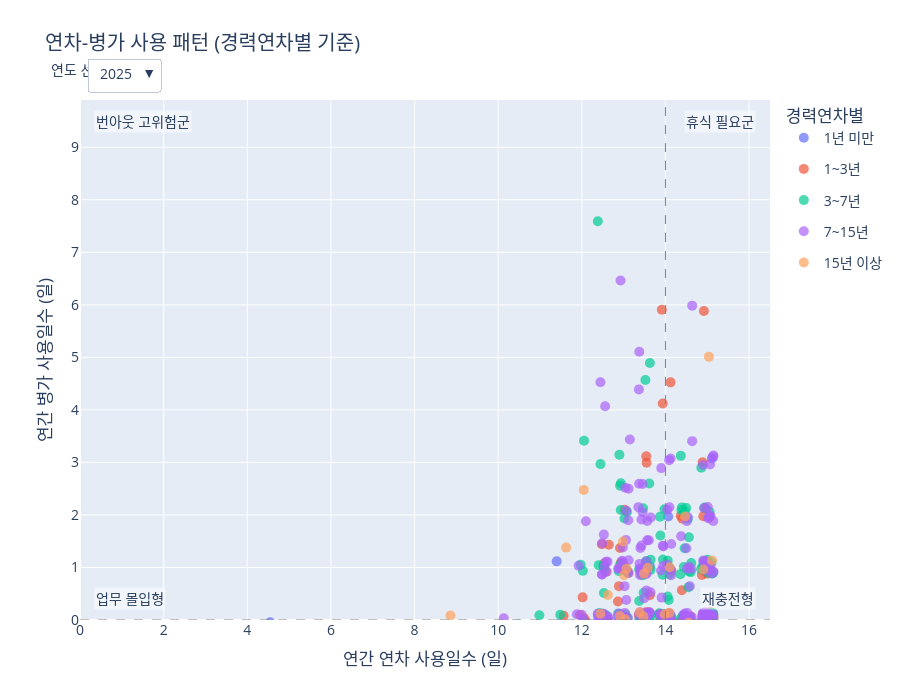

Notebook code cell kept with this figure:
### Code cell
# 2. 필요한 모듈 임포트
import pandas as pd
import plotly.graph_objects as go
import plotly.io as pio
from IPython.display import display

from services.data_preparer import prepare_proposal_18_data
from services.proposal_views.proposal_18_view import create_figure_and_df

# --- 테스트 실행 ---

# 1. app.py의 역할 (1): 데이터 준비 함수를 호출하여 필요한 데이터를 미리 로드합니다.
print("Step 1: `data_preparer`를 통해 분석용 데이터와 순서 정보를 준비합니다...")
# 글로벌 필터는 모두 기본값('전체')으로 호출
data_bundle = prepare_proposal_18_data() 
analysis_df = data_bundle.get("analysis_df", pd.DataFrame())
order_map = data_bundle.get("order_map", {})
print(" -> 데이터 준비 완료!")


# 2. app.py의 역할 (2): 사용자가 Streamlit 위젯을 통해 필터를 선택했다고 가정합니다.

# 2-1. app.py에 있을 차원 설정(Dimension Config) 정의
DIMENSION_CONFIG = {
    '부서별': {'type': 'hierarchical', 'top': 'DIVISION_NAME', 'sub': 'OFFICE_NAME'},
    '직무별': {'type': 'hierarchical', 'top': 'JOB_L1_NAME', 'sub': 'JOB_L2_NAME'},
    '직위직급별': {'type': 'flat', 'col': 'POSITION_NAME'},
    '성별': {'type': 'flat', 'col': 'GENDER'},
    '연령별': {'type': 'flat', 'col': 'AGE_BIN'},
    '경력연차별': {'type': 'flat', 'col': 'CAREER_BIN'},
    '연봉구간별': {'type': 'flat', 'col': 'SALARY_BIN'},
    '지역별': {'type': 'flat', 'col': 'REGION_CATEGORY'},
    '계약별': {'type': 'flat', 'col': 'CONT_CATEGORY'}
}

# 2-2. 사용자 선택 시뮬레이션
# ----- 테스트하고 싶은 값으로 변경 -----
selected_dimension_ui = '경력연차별'
# 이 뷰는 자체 연도 필터를 가지므로, app.py의 drilldown_selection은 사용하지 않습니다.
# -----------------------------------

print(f"Step 2: 사용자가 '{selected_dimension_ui}' 차원을 선택했습니다.")


# 3. app.py의 역할 (3): view 함수에 준비된 모든 데이터와 필터 값을 전달하여 결과물 생성
print("Step 3: `view` 모듈을 호출하여 그래프와 요약 테이블을 생성합니다...")
if not analysis_df.empty:
    fig, aggregate_df = create_figure_and_df(
        analysis_df=analysis_df, 
        dimension_ui_name=selected_dimension_ui, 
        dimension_config=DIMENSION_CONFIG,
        order_map=order_map
    )
    print(" -> 생성 완료!")
else:
    print(" -> 분석할 데이터가 없어 빈 결과물을 생성합니다.")
    fig, aggregate_df = go.Figure(), pd.DataFrame()


# --- 결과 확인 ---

# 4. ipynb에서 생성된 그래프를 확인합니다.
print("\n--- [결과 1] 생성된 Plotly 그래프 ---")
# pio.renderers.default = 'vscode' 
fig.show()

# 5. ipynb에서 생성된 요약 테이블(aggregate_df)을 확인합니다.
print(f"\n--- [결과 2] 생성된 요약 테이블 ---")
display(aggregate_df)

### Figure 1 — Plotly figure (JSON) as saved in the notebook; plotly's stock layout.template omitted (floating-point values rounded to 4 significant figures; data arrays with more than 128 entries replaced by an {"elided": "..."} marker saying what was removed)
{"data": [{"customdata": {"elided": "30x5 mixed values"}, "hovertemplate": "<b>%{customdata[0]}</b> (ID: %{customdata[1]})<br>연차: %{customdata[2]}일<br>병가: %{customdata[3]}일<br>경력연차별: %{customdata[4]}<extra></extra>", "legendgroup": "1년 미만", "marker": {"color": "#636EFA", "opacity": 0.7, "size": 10}, "mode": "markers", "name": "1년 미만", "showlegend": true, "type": "scatter", "visible": true, "x": [14.99, 13.64, 14.37, 13.41, 13.39, 14.41, 13.37, 14.56, 12.1, 13.63, 13.53, 14.44, 12.89, 15.1, 13.39, 14.88, 4.547, 15.14, 12.49, 14.49, 14.48, 14.07, 13.43, 11.45, 12.9, 15.11, 13.99, 13.51, 11.4, 14.92], "y": [-0.02894, -0.04106, -0.01496, -0.08166, -0.0653, 0.08636, -0.02523, -0.1199, -0.02918, 1.014, 0.01411, -0.005617, -0.01481, -0.001362, -0.1108, 0.09169, -0.04224, 0.9025, 0.1169, -0.07896, -0.123, 1.971, -0.1119, -0.07678, 0.07103, 3.077, 0.02661, 0.0512, 1.117, -0.15]}, {"customdata": {"elided": "88x5 mixed values"}, "hovertemplate": "<b>%{customdata[0]}</b> (ID: %{customdata[1]})<br>연차: %{customdata[2]}일<br>병가: %{customdata[3]}일<br>경력연차별: %{customdata[4]}<extra></extra>", "legendgroup": "1~3년", "marker": {"color": "#EF553B", "opacity": 0.7, "size": 10}, "mode": "markers", "name": "1~3년", "showlegend": true, "type": "scatter", "visible": true, "x": [13.02, 13.88, 13.93, 14.07, 12.53, 15.1, 13.91, 13.47, 14.11, 14.46, 14.06, 13.55, 14.99, 14.95, 14.37, 13.44, 14.9, 13.63, 13.61, 13.51, 13.04, 13.11, 15.07, 13.54, 14.56, 14.6, 13.54, 12.89, 12.49, 14.49, 15.12, 12.86, 13.53, 13.57, 14.89, 15.11, 15.08, 12.57, 13.42, 12.91, 14.9, 12.94, 12.02, 14.93, 14.12, 14.94, 13.38, 12.05, 13.36, 12.65, 14.09, 14.88, 15.08, 14.9, 14.97, 15.15, 13.55, 14.14, 14.94, 12.93, 13.37, 15.0, 14.4, 14.87, 12.48, 12.59, 14.39, 13.88, 13.86, 14.42, 14.95, 14.11, 14.92, 15.09, 13.91, 14.98, 14.0, 11.96, 11.57, 15.0, 12.89, 12.96, 12.55, 13.94, 13.03, 14.07, 13.53, 10.93], "y": [2.1, 0.1078, 0.02929, 0.08978, 1.073, 0.07665, 0.09526, 0.01365, 0.9696, -0.02499, 0.009074, 2.993, 0.9988, 2.129, 1.983, 0.1188, 1.974, 0.4699, 0.1458, -0.11, -0.08629, 0.8997, 0.1498, 3.115, -0.04813, 0.07201, -0.03731, -0.1077, 0.05699, 0.06724, -0.02039, 0.3512, -0.02574, -0.04915, 3.004, 0.04687, -0.09987, 0.9217, 0.8696, 1.371, 0.1154, 1.096, 0.4309, -0.1199, 4.524, 0.9396, 0.03889, 0.03507, -0.1007, 1.434, 0.1284, -0.07166, 0.9505, 0.04081, 0.02164, 0.06304, -0.007432, 0.9378, 0.9422, 1.002, 0.1017, 0.8835, 1.927, 0.8566, 1.442, -0.1118, 0.5684, 0.04996, 0.1112, 0.02368, 0.09546, -0.008925, 5.882, 0.1396, 5.908, 0.1266, 0.04702, 0.09537, 0.0815, 0.00996, 0.6446, -0.1311, 0.07744, 4.123, -0.1456, -0.1437, 0.1461, -0.08499]}, {"customdata": {"elided": "176x5 mixed values"}, "hovertemplate": "<b>%{customdata[0]}</b> (ID: %{customdata[1]})<br>연차: %{customdata[2]}일<br>병가: %{customdata[3]}일<br>경력연차별: %{customdata[4]}<extra></extra>", "legendgroup": "3~7년", "marker": {"color": "#00CC96", "opacity": 0.7, "size": 10}, "mode": "markers", "name": "3~7년", "showlegend": true, "type": "scatter", "visible": true, "x": {"elided": "176 float values"}, "y": {"elided": "176 float values"}}, {"customdata": {"elided": "235x5 mixed values"}, "hovertemplate": "<b>%{customdata[0]}</b> (ID: %{customdata[1]})<br>연차: %{customdata[2]}일<br>병가: %{customdata[3]}일<br>경력연차별: %{customdata[4]}<extra></extra>", "legendgroup": "7~15년", "marker": {"color": "#AB63FA", "opacity": 0.7, "size": 10}, "mode": "markers", "name": "7~15년", "showlegend": true, "type": "scatter", "visible": true, "x": {"elided": "235 float values"}, "y": {"elided": "235 float values"}}, {"customdata": {"elided": "27x5 mixed values"}, "hovertemplate": "<b>%{customdata[0]}</b> (ID: %{customdata[1]})<br>연차: %{customdata[2]}일<br>병가: %{customdata[3]}일<br>경력연차별: %{customdata[4]}<extra></extra>", "legendgroup": "15년 이상", "marker": {"color": "#FFA15A", "opacity": 0.7, "size": 10}, "mode": "markers", "name": "15년 이상", "showlegend": true, "type": "scatter", "visible": true, "x": [14.47, 13.98, 13.01, 12.91, 13.47, 14.09, 13.04, 13.49, 12.44, 12.05, 15.11, 8.858, 15.12, 12.62, 14.56, 12.98, 14.91, 15.04, 14.13, 15.11, 13.38, 13.58, 13.54, 14.1, 11.62, 13.07, 12.97], "y": [1.97, 0.1088, 0.8513, 0.07754, 0.0687, 0.1326, 0.0135, 0.8832, 0.1204, 2.477, -0.1133, 0.08533, -0.1153, 0.4755, -0.05411, 1.495, 0.9616, 5.01, -0.1055, 1.135, 0.1455, 0.993, -0.07784, 1.005, 1.378, 0.978, -0.09908]}, {"customdata": [["권미숙", "E00022", 14, 0, "1년 미만"], ["홍지은", "E00103", 10, 0, "1년 미만"], ["이성진", "E00153", 13.5, 0, "1년 미만"], ["배광수", "E00357", 14, 0, "1년 미만"], ["박준서", "E00401", 14, 0, "1년 미만"], ["정지혜", "E00473", 10.5, 0, "1년 미만"], ["우미영", "E00557", 13.5, 0, "1년 미만"], ["이옥순", "E00694", 14.5, 0, "1년 미만"], ["최예원", "E00761", 13.5, 0, "1년 미만"], ["최지아", "E00831", 15, 1, "1년 미만"]], "hovertemplate": "<b>%{customdata[0]}</b> (ID: %{customdata[1]})<br>연차: %{customdata[2]}일<br>병가: %{customdata[3]}일<br>경력연차별: %{customdata[4]}<extra></extra>", "legendgroup": "1년 미만", "marker": {"color": "#636EFA", "opacity": 0.7, "size": 10}, "mode": "markers", "name": "1년 미만", "showlegend": false, "type": "scatter", "visible": false, "x": [13.94, 9.95, 13.62, 13.91, 14.08, 10.5, 13.55, 14.61, 13.59, 14.86], "y": [0.06151, -0.1234, -0.00859, -0.02893, 0.1136, -0.00925, 0.1488, -0.1433, -0.06498, 1.003]}, {"customdata": {"elided": "88x5 mixed values"}, "hovertemplate": "<b>%{customdata[0]}</b> (ID: %{customdata[1]})<br>연차: %{customdata[2]}일<br>병가: %{customdata[3]}일<br>경력연차별: %{customdata[4]}<extra></extra>", "legendgroup": "1~3년", "marker": {"color": "#EF553B", "opacity": 0.7, "size": 10}, "mode": "markers", "name": "1~3년", "showlegend": false, "type": "scatter", "visible": false, "x": [13.12, 13.91, 14.94, 13.38, 13.96, 13.54, 14.96, 14.41, 12.4, 13.37, 12.44, 12.4, 15.14, 15.03, 12.07, 12.45, 13.64, 15.0, 13.98, 13.6, 13.49, 12.96, 14.51, 15.1, 12.9, 12.95, 14.53, 12.99, 12.11, 12.96, 14.91, 13.88, 12.88, 14.91, 14.87, 14.98, 13.86, 13.64, 12.56, 12.95, 12.38, 14.85, 12.63, 15.04, 13.89, 15.08, 12.08, 13.1, 13.08, 15.13, 14.93, 14.97, 14.87, 14.87, 13.9, 14.0, 15.05, 12.49, 14.64, 14.49, 15.01, 13.52, 14.94, 14.44, 14.08, 13.15, 13.5, 12.9, 13.99, 15.07, 13.08, 15.12, 14.95, 14.13, 15.02, 11.93, 14.97, 13.37, 14.38, 13.4, 15.14, 13.11, 14.5, 14.53, 14.53, 12.9, 14.93, 14.04], "y": [-0.04827, 1.972, -0.008261, 0.07468, 1.088, -0.13, 0.08292, 0.06169, 0.001869, 0.117, -0.007426, 2.117, -0.1176, 0.8757, 1.87, -0.06574, 0.1231, -0.01508, 0.03006, 2.004, -0.1301, -0.1116, 0.1077, -0.08557, 2.976, -0.02008, 0.0485, -0.054, -0.04815, 0.071, 0.1048, 1.127, -0.004658, -0.1052, -0.1454, -0.07361, 2.559, 1.046, 6.954, -0.0697, 2.94, 0.009333, 3.949, -0.01488, 0.08837, 0.9444, -0.08715, 0.04027, 0.1007, 0.0827, -0.06356, 0.0801, 0.9474, -0.08738, 0.103, 0.03007, 0.8592, -0.104, 1.036, 2.948, 0.1323, 0.1205, 1.857, 2.101, 0.9246, 0.07945, 0.1246, 1.974, 1.061, 0.03291, 0.008731, 5.065, 0.1191, 0.9486, 0.9408, 1.034, 0.06802, 0.05226, -0.1084, -0.09008, 0.1342, 1.48, -0.0907, 0.01455, 1.063, 0.002663, 9.134, 1.983]}, {"customdata": {"elided": "186x5 mixed values"}, "hovertemplate": "<b>%{customdata[0]}</b> (ID: %{customdata[1]})<br>연차: %{customdata[2]}일<br>병가: %{customdata[3]}일<br>경력연차별: %{customdata[4]}<extra></extra>", "legendgroup": "3~7년", "marker": {"color": "#00CC96", "opacity": 0.7, "size": 10}, "mode": "markers", "name": "3~7년", "showlegend": false, "type": "scatter", "visible": false, "x": {"elided": "186 float values"}, "y": {"elided": "186 float values"}}, {"customdata": {"elided": "263x5 mixed values"}, "hovertemplate": "<b>%{customdata[0]}</b> (ID: %{customdata[1]})<br>연차: %{customdata[2]}일<br>병가: %{customdata[3]}일<br>경력연차별: %{customdata[4]}<extra></extra>", "legendgroup": "7~15년", "marker": {"color": "#AB63FA", "opacity": 0.7, "size": 10}, "mode": "markers", "name": "7~15년", "showlegend": false, "type": "scatter", "visible": false, "x": {"elided": "263 float values"}, "y": {"elided": "263 float values"}}, {"customdata": {"elided": "30x5 mixed values"}, "hovertemplate": "<b>%{customdata[0]}</b> (ID: %{customdata[1]})<br>연차: %{customdata[2]}일<br>병가: %{customdata[3]}일<br>경력연차별: %{customdata[4]}<extra></extra>", "legendgroup": "15년 이상", "marker": {"color": "#FFA15A", "opacity": 0.7, "size": 10}, "mode": "markers", "name": "15년 이상", "showlegend": false, "type": "scatter", "visible": false, "x": [12.96, 13.57, 12.9, 14.4, 13.38, 15.14, 13.57, 13.49, 14.9, 13.04, 13.61, 13.89, 15.04, 15.01, 15.03, 12.99, 13.13, 14.03, 15.11, 14.89, 12.37, 14.93, 12.36, 11.88, 14.03, 14.0, 14.99, 12.45, 13.42, 14.5], "y": [0.08859, -0.08932, -0.1483, -0.084, 0.9517, 0.0958, 0.0002908, 0.007531, -0.09854, 0.1076, 0.007102, 0.134, -0.1387, 1.129, 1.146, 0.5653, 0.09393, -0.04958, 0.018, 6.047, 1.146, 0.1326, 1.067, 0.08879, -0.06617, 0.8575, 0.9631, 1.095, 2.024, -0.1156]}, {"customdata": [["김미정", "E00015", 13.5, 8, "1년 미만"], ["배광수", "E00357", 4, 0, "1년 미만"], ["홍현우", "E00471", 13, 4.5, "1년 미만"], ["백재현", "E00763", 15, 2, "1년 미만"], ["최지아", "E00831", 15, 1, "1년 미만"], ["윤정수", "E00958", 15, 0, "1년 미만"]], "hovertemplate": "<b>%{customdata[0]}</b> (ID: %{customdata[1]})<br>연차: %{customdata[2]}일<br>병가: %{customdata[3]}일<br>경력연차별: %{customdata[4]}<extra></extra>", "legendgroup": "1년 미만", "marker": {"color": "#636EFA", "opacity": 0.7, "size": 10}, "mode": "markers", "name": "1년 미만", "showlegend": false, "type": "scatter", "visible": false, "x": [13.55, 4.112, 13.13, 15.14, 14.98, 14.87], "y": [8.079, -0.07373, 4.636, 1.902, 0.9912, 0.002701]}, {"customdata": {"elided": "48x5 mixed values"}, "hovertemplate": "<b>%{customdata[0]}</b> (ID: %{customdata[1]})<br>연차: %{customdata[2]}일<br>병가: %{customdata[3]}일<br>경력연차별: %{customdata[4]}<extra></extra>", "legendgroup": "1~3년", "marker": {"color": "#EF553B", "opacity": 0.7, "size": 10}, "mode": "markers", "name": "1~3년", "showlegend": false, "type": "scatter", "visible": false, "x": [14.15, 13.97, 15.04, 13.4, 15.03, 13.64, 13.59, 14.91, 13.4, 12.87, 12.87, 12.85, 12.9, 11.9, 15.07, 14.99, 10.02, 14.44, 13.48, 14.02, 15.05, 13.08, 13.9, 14.87, 15.0, 15.07, 14.5, 13.99, 15.06, 14.96, 13.42, 14.47, 13.45, 15.11, 13.05, 12.54, 13.13, 12.48, 14.89, 14.87, 14.97, 13.59, 13.42, 13.92, 13.95, 13.87, 15.01, 13.14], "y": [-0.08956, 0.9016, -0.1415, 0.1219, -0.0858, 0.4854, -0.0203, 0.09619, 2.143, 0.1367, 1.108, 2.096, 0.1163, -0.04049, 0.9928, 0.1209, 0.1234, 0.9806, 6.996, 0.02703, 1.939, 0.1359, 0.8978, 0.02502, 0.075, 0.1187, 3.548, -0.02887, 0.1114, -0.108, 0.1208, 0.007561, -0.04079, 0.07653, -0.08566, 2.098, -0.1356, 4.113, 0.03425, -0.1286, 0.06762, 0.3705, 0.05363, -0.08067, 0.1057, -0.04074, 5.11, -0.1454]}, {"customdata": {"elided": "192x5 mixed values"}, "hovertemplate": "<b>%{customdata[0]}</b> (ID: %{customdata[1]})<br>연차: %{customdata[2]}일<br>병가: %{customdata[3]}일<br>경력연차별: %{customdata[4]}<extra></extra>", "legendgroup": "3~7년", "marker": {"color": "#00CC96", "opacity": 0.7, "size": 10}, "mode": "markers", "name": "3~7년", "showlegend": false, "type": "scatter", "visible": false, "x": {"elided": "192 float values"}, "y": {"elided": "192 float values"}}, {"customdata": {"elided": "284x5 mixed values"}, "hovertemplate": "<b>%{customdata[0]}</b> (ID: %{customdata[1]})<br>연차: %{customdata[2]}일<br>병가: %{customdata[3]}일<br>경력연차별: %{customdata[4]}<extra></extra>", "legendgroup": "7~15년", "marker": {"color": "#AB63FA", "opacity": 0.7, "size": 10}, "mode": "markers", "name": "7~15년", "showlegend": false, "type": "scatter", "visible": false, "x": {"elided": "284 float values"}, "y": {"elided": "284 float values"}}, {"customdata": {"elided": "31x5 mixed values"}, "hovertemplate": "<b>%{customdata[0]}</b> (ID: %{customdata[1]})<br>연차: %{customdata[2]}일<br>병가: %{customdata[3]}일<br>경력연차별: %{customdata[4]}<extra></extra>", "legendgroup": "15년 이상", "marker": {"color": "#FFA15A", "opacity": 0.7, "size": 10}, "mode": "markers", "name": "15년 이상", "showlegend": false, "type": "scatter", "visible": false, "x": [13.61, 14.63, 13.04, 13.52, 13.95, 12.46, 13.53, 14.87, 13.92, 13.97, 14.4, 13.56, 15.11, 14.98, 15.03, 12.51, 13.85, 13.13, 14.92, 15.07, 12.89, 15.06, 12.88, 13.35, 13.08, 13.41, 12.88, 14.86, 14.99, 13.62, 12.92], "y": [-0.05356, -0.05064, 0.3856, -0.07147, 0.003777, -0.02714, -0.04228, -0.09648, 1.062, -0.09175, 0.1105, 1.001, 1.086, 0.07787, -0.135, 0.9234, 2.038, 0.9206, 0.9321, 1.078, 1.864, 1.062, 3.074, 0.007407, 1.13, 0.02668, 0.5695, -0.01817, 1.9, 0.9855, 0.9779]}, {"customdata": [["배서준", "E00705", 15, 0, "1년 미만"], ["백재현", "E00763", 15, 0, "1년 미만"], ["장지아", "E00791", 14, 0, "1년 미만"], ["윤정수", "E00958", 15, 0, "1년 미만"]], "hovertemplate": "<b>%{customdata[0]}</b> (ID: %{customdata[1]})<br>연차: %{customdata[2]}일<br>병가: %{customdata[3]}일<br>경력연차별: %{customdata[4]}<extra></extra>", "legendgroup": "1년 미만", "marker": {"color": "#636EFA", "opacity": 0.7, "size": 10}, "mode": "markers", "name": "1년 미만", "showlegend": false, "type": "scatter", "visible": false, "x": [15.1, 15.05, 13.89, 15.02], "y": [-0.1484, 0.07565, -0.0008929, -0.02447]}, {"customdata": [["김정수", "E00016", 14.5, 1, "1~3년"], ["이채원", "E00037", 15, 0, "1~3년"], ["민윤서", "E00048", 13, 0, "1~3년"], ["최순자", "E00174", 1, 0, "1~3년"], ["김승민", "E00291", 13, 4.5, "1~3년"], ["김정호", "E00298", 13.5, 2, "1~3년"], ["김지연", "E00431", 15, 1, "1~3년"], ["이재호", "E00467", 15, 0, "1~3년"], ["김현우", "E00475", 15, 0, "1~3년"], ["김성수", "E00611", 12.5, 0, "1~3년"], ["엄미영", "E00641", 13.5, 0, "1~3년"], ["김승현", "E00648", 14, 0, "1~3년"], ["이도현", "E00697", 15, 0, "1~3년"], ["최서연", "E00713", 15, 0, "1~3년"], ["박정훈", "E00727", 13.5, 1, "1~3년"], ["이도현", "E00737", 12.5, 5, "1~3년"], ["류건우", "E00751", 15, 0, "1~3년"], ["김정식", "E00769", 13, 0, "1~3년"], ["황성진", "E00855", 13.5, 6, "1~3년"], ["김영일", "E00887", 14, 0, "1~3년"], ["김정남", "E00941", 1, 0, "1~3년"], ["홍지우", "E00998", 12, 0, "1~3년"]], "hovertemplate": "<b>%{customdata[0]}</b> (ID: %{customdata[1]})<br>연차: %{customdata[2]}일<br>병가: %{customdata[3]}일<br>경력연차별: %{customdata[4]}<extra></extra>", "legendgroup": "1~3년", "marker": {"color": "#EF553B", "opacity": 0.7, "size": 10}, "mode": "markers", "name": "1~3년", "showlegend": false, "type": "scatter", "visible": false, "x": [14.43, 14.9, 12.99, 1.145, 12.9, 13.36, 15.12, 15.02, 14.86, 12.59, 13.58, 14.1, 15.07, 14.99, 13.44, 12.52, 14.89, 12.85, 13.47, 13.91, 1.041, 11.93], "y": [0.9265, -0.0134, -0.1294, 0.05639, 4.583, 2.029, 1.131, -0.03256, -0.1409, 0.04028, 0.1193, -0.03075, -0.1044, -0.06254, 0.9196, 5.121, -0.07255, 0.09221, 6.117, 0.04473, -0.08127, -0.09883]}, {"customdata": {"elided": "181x5 mixed values"}, "hovertemplate": "<b>%{customdata[0]}</b> (ID: %{customdata[1]})<br>연차: %{customdata[2]}일<br>병가: %{customdata[3]}일<br>경력연차별: %{customdata[4]}<extra></extra>", "legendgroup": "3~7년", "marker": {"color": "#00CC96", "opacity": 0.7, "size": 10}, "mode": "markers", "name": "3~7년", "showlegend": false, "type": "scatter", "visible": false, "x": {"elided": "181 float values"}, "y": {"elided": "181 float values"}}, {"customdata": {"elided": "296x5 mixed values"}, "hovertemplate": "<b>%{customdata[0]}</b> (ID: %{customdata[1]})<br>연차: %{customdata[2]}일<br>병가: %{customdata[3]}일<br>경력연차별: %{customdata[4]}<extra></extra>", "legendgroup": "7~15년", "marker": {"color": "#AB63FA", "opacity": 0.7, "size": 10}, "mode": "markers", "name": "7~15년", "showlegend": false, "type": "scatter", "visible": false, "x": {"elided": "296 float values"}, "y": {"elided": "296 float values"}}, {"customdata": {"elided": "31x5 mixed values"}, "hovertemplate": "<b>%{customdata[0]}</b> (ID: %{customdata[1]})<br>연차: %{customdata[2]}일<br>병가: %{customdata[3]}일<br>경력연차별: %{customdata[4]}<extra></extra>", "legendgroup": "15년 이상", "marker": {"color": "#FFA15A", "opacity": 0.7, "size": 10}, "mode": "markers", "name": "15년 이상", "showlegend": false, "type": "scatter", "visible": false, "x": [12.41, 13.64, 13.98, 13.62, 13.62, 13.9, 14.1, 14.89, 12.46, 13.43, 15.0, 13.07, 14.89, 14.98, 14.95, 14.08, 12.47, 13.09, 15.12, 14.94, 12.45, 15.05, 12.53, 12.53, 13.5, 13.94, 13.06, 15.06, 13.01, 14.49, 13.89], "y": [0.07338, -0.102, -0.03056, 2.968, 1.104, -0.1472, 0.02266, 2.069, 0.06307, 0.972, 0.02733, 1.95, 1.005, 0.8625, 2.097, 2.441, 0.07477, 0.5484, 0.05007, 7.123, 1.128, -0.0502, 3.984, -0.0892, 0.1444, 0.9289, 0.1481, 1.92, 0.9674, 1.998, -0.1091]}, {"customdata": [["백순옥", "E00570", 15, 0, "1년 미만"], ["장지아", "E00791", 12.5, 0, "1년 미만"]], "hovertemplate": "<b>%{customdata[0]}</b> (ID: %{customdata[1]})<br>연차: %{customdata[2]}일<br>병가: %{customdata[3]}일<br>경력연차별: %{customdata[4]}<extra></extra>", "legendgroup": "1년 미만", "marker": {"color": "#636EFA", "opacity": 0.7, "size": 10}, "mode": "markers", "name": "1년 미만", "showlegend": false, "type": "scatter", "visible": false, "x": [14.98, 12.44], "y": [-0.09334, 0.1363]}, {"customdata": [["허순자", "E00038", 14, 0, "1~3년"], ["노우진", "E00047", 15, 0, "1~3년"], ["류혜진", "E00086", 15, 0, "1~3년"], ["최순자", "E00174", 14.5, 1, "1~3년"], ["김정호", "E00298", 15, 0.5, "1~3년"], ["김민석", "E00373", 15, 0, "1~3년"], ["김성수", "E00611", 14, 0, "1~3년"], ["엄미영", "E00641", 14, 1, "1~3년"], ["이현숙", "E00677", 13.5, 0, "1~3년"], ["박정훈", "E00727", 13.5, 4, "1~3년"], ["이도현", "E00737", 12.5, 4.5, "1~3년"], ["김정남", "E00941", 15, 6, "1~3년"]], "hovertemplate": "<b>%{customdata[0]}</b> (ID: %{customdata[1]})<br>연차: %{customdata[2]}일<br>병가: %{customdata[3]}일<br>경력연차별: %{customdata[4]}<extra></extra>", "legendgroup": "1~3년", "marker": {"color": "#EF553B", "opacity": 0.7, "size": 10}, "mode": "markers", "name": "1~3년", "showlegend": false, "type": "scatter", "visible": false, "x": [13.9, 14.9, 15.14, 14.61, 14.91, 15.02, 13.87, 14.14, 13.41, 13.44, 12.5, 15.05], "y": [-0.1096, 0.04785, -0.1483, 1.128, 0.5115, 0.0929, 0.03787, 1.004, 0.03426, 3.873, 4.469, 6.029]}, {"customdata": {"elided": "156x5 mixed values"}, "hovertemplate": "<b>%{customdata[0]}</b> (ID: %{customdata[1]})<br>연차: %{customdata[2]}일<br>병가: %{customdata[3]}일<br>경력연차별: %{customdata[4]}<extra></extra>", "legendgroup": "3~7년", "marker": {"color": "#00CC96", "opacity": 0.7, "size": 10}, "mode": "markers", "name": "3~7년", "showlegend": false, "type": "scatter", "visible": false, "x": {"elided": "156 float values"}, "y": {"elided": "156 float values"}}, {"customdata": {"elided": "317x5 mixed values"}, "hovertemplate": "<b>%{customdata[0]}</b> (ID: %{customdata[1]})<br>연차: %{customdata[2]}일<br>병가: %{customdata[3]}일<br>경력연차별: %{customdata[4]}<extra></extra>", "legendgroup": "7~15년", "marker": {"color": "#AB63FA", "opacity": 0.7, "size": 10}, "mode": "markers", "name": "7~15년", "showlegend": false, "type": "scatter", "visible": false, "x": {"elided": "317 float values"}, "y": {"elided": "317 float values"}}, {"customdata": {"elided": "31x5 mixed values"}, "hovertemplate": "<b>%{customdata[0]}</b> (ID: %{customdata[1]})<br>연차: %{customdata[2]}일<br>병가: %{customdata[3]}일<br>경력연차별: %{customdata[4]}<extra></extra>", "legendgroup": "15년 이상", "marker": {"color": "#FFA15A", "opacity": 0.7, "size": 10}, "mode": "markers", "name": "15년 이상", "showlegend": false, "type": "scatter", "visible": false, "x": [13.55, 13.4, 13.06, 13.51, 13.53, 11.5, 13.37, 15.05, 13.88, 12.46, 14.36, 13.62, 15.07, 15.08, 14.9, 13.06, 13.36, 13.03, 14.86, 15.1, 12.09, 14.89, 13.61, 13.05, 12.93, 14.46, 11.91, 14.95, 11.9, 12.06, 13.54], "y": [1.457, 1.401, 1.888, 1.86, 0.8728, -0.1118, 0.05699, 2.88, -0.0871, 1.035, 0.07652, 2.04, 0.07572, -0.1273, -0.05972, 1.01, 0.07618, -0.009659, 0.09687, 5.927, 0.0913, 0.1198, 1.988, -0.04622, 0.1173, -0.04883, 0.9529, -0.07743, 0.06669, 0.9175, 1.019]}, {"customdata": [["백순옥", "E00570", 15, 0, "1년 미만"], ["최민석", "E00643", 15, 0, "1년 미만"]], "hovertemplate": "<b>%{customdata[0]}</b> (ID: %{customdata[1]})<br>연차: %{customdata[2]}일<br>병가: %{customdata[3]}일<br>경력연차별: %{customdata[4]}<extra></extra>", "legendgroup": "1년 미만", "marker": {"color": "#636EFA", "opacity": 0.7, "size": 10}, "mode": "markers", "name": "1년 미만", "showlegend": false, "type": "scatter", "visible": false, "x": [15.07, 15.06], "y": [-0.03188, 0.01704]}, {"customdata": [["허순자", "E00038", 15, 2, "1~3년"], ["노우진", "E00047", 15, 0, "1~3년"], ["이승민", "E00072", 15, 7, "1~3년"], ["류혜진", "E00086", 15, 0, "1~3년"], ["최순자", "E00174", 12.5, 1, "1~3년"], ["김정호", "E00298", 14.5, 5, "1~3년"], ["김병철", "E00313", 15, 0, "1~3년"], ["김민석", "E00373", 15, 0, "1~3년"], ["김성수", "E00611", 13.5, 0, "1~3년"], ["엄미영", "E00641", 13, 1, "1~3년"], ["이현숙", "E00677", 13, 4.5, "1~3년"], ["이도현", "E00737", 13.5, 1, "1~3년"], ["이정식", "E00822", 13, 0, "1~3년"], ["김정남", "E00941", 15, 4, "1~3년"]], "hovertemplate": "<b>%{customdata[0]}</b> (ID: %{customdata[1]})<br>연차: %{customdata[2]}일<br>병가: %{customdata[3]}일<br>경력연차별: %{customdata[4]}<extra></extra>", "legendgroup": "1~3년", "marker": {"color": "#EF553B", "opacity": 0.7, "size": 10}, "mode": "markers", "name": "1~3년", "showlegend": false, "type": "scatter", "visible": false, "x": [15.14, 15.08, 14.87, 14.89, 12.42, 14.52, 14.92, 14.95, 13.52, 12.98, 12.87, 13.44, 12.91, 14.97], "y": [2.114, 0.01625, 7.092, 0.02565, 0.9144, 5.119, -0.112, 0.06612, 0.08446, 0.8535, 4.576, 0.926, 0.1077, 4.008]}, {"customdata": {"elided": "121x5 mixed values"}, "hovertemplate": "<b>%{customdata[0]}</b> (ID: %{customdata[1]})<br>연차: %{customdata[2]}일<br>병가: %{customdata[3]}일<br>경력연차별: %{customdata[4]}<extra></extra>", "legendgroup": "3~7년", "marker": {"color": "#00CC96", "opacity": 0.7, "size": 10}, "mode": "markers", "name": "3~7년", "showlegend": false, "type": "scatter", "visible": false, "x": [13.08, 13.01, 14.94, 13.08, 13.42, 13.42, 13.5, 14.57, 14.64, 13.63, 14.04, 12.97, 13.37, 15.04, 14.39, 14.14, 15.01, 14.42, 13.5, 14.43, 13.49, 14.01, 13.48, 14.14, 13.61, 13.41, 11.98, 14.01, 7.577, 13.54, 14.95, 13.07, 13.88, 12.99, 14.94, 13.58, 15.08, 11.64, 15.02, 14.46, 13.09, 14.13, 14.61, 13.52, 13.62, 15.08, 12.99, 13.91, 11.41, 15.05, 14.9, 14.51, 12.93, 14.37, 15.14, 14.42, 14.57, 12.6, 14.4, 12.62, 15.08, 12.86, 13.93, 13.0, 15.13, 15.07, 13.45, 11.97, 14.98, 14.56, 15.14, 12.61, 13.39, 15.11, 15.05, 15.09, 14.12, 13.87, 13.94, 12.96, 15.04, 14.93, 14.43, 13.97, 13.57, 13.56, 12.93, 13.41, 11.43, 14.44, 14.87, 15.03, 15.14, 13.55, 14.03, 15.13, 13.13, 12.61, 14.14, 13.35, 13.48, 14.03, 15.06, 13.11, 13.92, 13.41, 13.6, 12.04, 15.07, 14.07, 12.96, 14.93, 14.99, 13.13, 13.93, 13.4, 13.41, 13.11, 13.44, 15.01, 13.46], "y": [3.982, 3.525, -0.08894, -0.0006071, 0.09322, 0.1342, -0.1092, -0.0007051, -0.05235, 1.893, 6.047, 2.929, 0.09851, -0.07121, 5.073, 0.0009658, -0.1297, 3.067, 3.592, 1.978, 0.6036, 0.5076, 1.557, 2.11, -0.02886, -0.06477, 3.467, 1.895, -0.1129, -0.1007, 2.588, 2.47, 6.401, 2.517, -0.1121, 5.393, 0.04766, -0.008473, -0.001254, 3.07, -0.1237, 0.4711, -0.005764, 2.08, 1.046, 0.02585, 5.457, 1.953, 0.6478, -0.1374, 0.0009205, 0.1261, -0.1353, 4.047, -0.01829, 3.859, 5.522, 0.03661, 2.059, 4.02, 0.1251, -0.01713, -0.1397, 0.3799, 0.09954, 4.873, 0.03202, 0.004224, 3.035, 0.8973, -0.1007, -0.08177, 4.876, 0.1181, 6.109, 0.1288, 1.924, 0.09723, 1.519, 3.947, 0.02894, -0.05138, 0.06613, 1.059, -0.03719, 0.1328, 1.411, 0.9521, 2.439, 1.004, 0.1241, 0.03901, 7.024, 1.46, -0.1189, -0.1383, 2.611, 0.9417, 0.07072, 0.8936, -0.05511, 5.096, 5.023, 0.9185, 0.1267, 0.1058, 0.0755, 0.579, 0.06678, -0.08865, 3.949, -0.03029, -0.1287, 6.131, 0.9883, -0.05223, 1.646, 0.1086, -0.03211, 0.03032, 1.548]}, {"customdata": {"elided": "323x5 mixed values"}, "hovertemplate": "<b>%{customdata[0]}</b> (ID: %{customdata[1]})<br>연차: %{customdata[2]}일<br>병가: %{customdata[3]}일<br>경력연차별: %{customdata[4]}<extra></extra>", "legendgroup": "7~15년", "marker": {"color": "#AB63FA", "opacity": 0.7, "size": 10}, "mode": "markers", "name": "7~15년", "showlegend": false, "type": "scatter", "visible": false, "x": {"elided": "323 float values"}, "y": {"elided": "323 float values"}}, {"customdata": {"elided": "32x5 mixed values"}, "hovertemplate": "<b>%{customdata[0]}</b> (ID: %{customdata[1]})<br>연차: %{customdata[2]}일<br>병가: %{customdata[3]}일<br>경력연차별: %{customdata[4]}<extra></extra>", "legendgroup": "15년 이상", "marker": {"color": "#FFA15A", "opacity": 0.7, "size": 10}, "mode": "markers", "name": "15년 이상", "showlegend": false, "type": "scatter", "visible": false, "x": [13.45, 13.36, 14.12, 14.01, 13.64, 12.41, 12.37, 14.98, 13.11, 12.37, 13.97, 14.08, 14.48, 14.94, 14.87, 14.91, 12.61, 13.96, 13.09, 15.0, 14.85, 13.51, 14.9, 13.9, 12.6, 13.57, 13.99, 12.53, 15.01, 13.86, 13.14, 13.5], "y": [3.461, 0.4736, 4.361, 4.393, 2.853, 0.0761, 3.377, 0.06279, 0.8717, -0.05945, 0.9286, 5.133, 1.022, 0.126, 0.1274, 0.08416, 2.041, 6.112, 4.875, 0.144, 7.023, 2.045, 0.04123, -0.06823, 3.066, -0.08397, 2.989, -0.05119, -0.1085, 4.065, 1.083, -0.05313]}], "layout": {"annotations": [{"bgcolor": "rgba(255, 255, 255, 0.5)", "showarrow": false, "text": "번아웃 고위험군", "x": 0.02, "xref": "paper", "y": 0.98, "yref": "paper"}, {"bgcolor": "rgba(255, 255, 255, 0.5)", "showarrow": false, "text": "휴식 필요군", "x": 0.98, "xref": "paper", "y": 0.98, "yref": "paper"}, {"bgcolor": "rgba(255, 255, 255, 0.5)", "showarrow": false, "text": "업무 몰입형", "x": 0.02, "xref": "paper", "y": 0.02, "yref": "paper"}, {"bgcolor": "rgba(255, 255, 255, 0.5)", "showarrow": false, "text": "재충전형", "x": 0.98, "xref": "paper", "y": 0.02, "yref": "paper"}, {"align": "left", "showarrow": false, "text": "연도 선택:", "x": 0, "y": 1.08, "yref": "paper"}], "font": {"size": 14}, "height": 700, "legend": {"title": {"text": "경력연차별"}}, "shapes": [{"line": {"color": "grey", "dash": "dash", "width": 1}, "type": "line", "x0": 14, "x1": 14, "xref": "x", "y0": 0, "y1": 1, "yref": "y domain"}, {"line": {"color": "grey", "dash": "dash", "width": 1}, "type": "line", "x0": 0, "x1": 1, "xref": "x domain", "y0": 0, "y1": 0, "yref": "y"}], "title": {"text": "연차-병가 사용 패턴 (경력연차별 기준)"}, "updatemenus": [{"active": 0, "buttons": [{"args": [{"showlegend": [true, true, true, true, true, false, false, false, false, false, false, false, false, false, false, false, false, false, false, false, false, false, false, false, false, false, false, false, false, false], "visible": [true, true, true, true, true, false, false, false, false, false, false, false, false, false, false, false, false, false, false, false, false, false, false, false, false, false, false, false, false, false]}, {"shapes": [{"line": {"color": "grey", "dash": "dash", "width": 1}, "type": "line", "x0": 14, "x1": 14, "y0": 0, "y1": 9.9}, {"line": {"color": "grey", "dash": "dash", "width": 1}, "type": "line", "x0": 0, "x1": 16.5, "y0": 0, "y1": 0}]}], "label": "2025", "method": "update"}, {"args": [{"showlegend": [false, false, false, false, false, true, true, true, true, true, false, false, false, false, false, false, false, false, false, false, false, false, false, false, false, false, false, false, false, false], "visible": [false, false, false, false, false, true, true, true, true, true, false, false, false, false, false, false, false, false, false, false, false, false, false, false, false, false, false, false, false, false]}, {"shapes": [{"line": {"color": "grey", "dash": "dash", "width": 1}, "type": "line", "x0": 14, "x1": 14, "y0": 0, "y1": 9.9}, {"line": {"color": "grey", "dash": "dash", "width": 1}, "type": "line", "x0": 0, "x1": 16.5, "y0": 0, "y1": 0}]}], "label": "2024", "method": "update"}, {"args": [{"showlegend": [false, false, false, false, false, false, false, false, false, false, true, true, true, true, true, false, false, false, false, false, false, false, false, false, false, false, false, false, false, false], "visible": [false, false, false, false, false, false, false, false, false, false, true, true, true, true, true, false, false, false, false, false, false, false, false, false, false, false, false, false, false, false]}, {"shapes": [{"line": {"color": "grey", "dash": "dash", "width": 1}, "type": "line", "x0": 14, "x1": 14, "y0": 0, "y1": 9.9}, {"line": {"color": "grey", "dash": "dash", "width": 1}, "type": "line", "x0": 0, "x1": 16.5, "y0": 0, "y1": 0}]}], "label": "2023", "method": "update"}, {"args": [{"showlegend": [false, false, false, false, false, false, false, false, false, false, false, false, false, false, false, true, true, true, true, true, false, false, false, false, false, false, false, false, false, false], "visible": [false, false, false, false, false, false, false, false, false, false, false, false, false, false, false, true, true, true, true, true, false, false, false, false, false, false, false, false, false, false]}, {"shapes": [{"line": {"color": "grey", "dash": "dash", "width": 1}, "type": "line", "x0": 14, "x1": 14, "y0": 0, "y1": 9.9}, {"line": {"color": "grey", "dash": "dash", "width": 1}, "type": "line", "x0": 0, "x1": 16.5, "y0": 0, "y1": 0}]}], "label": "2022", "method": "update"}, {"args": [{"showlegend": [false, false, false, false, false, false, false, false, false, false, false, false, false, false, false, false, false, false, false, false, true, true, true, true, true, false, false, false, false, false], "visible": [false, false, false, false, false, false, false, false, false, false, false, false, false, false, false, false, false, false, false, false, true, true, true, true, true, false, false, false, false, false]}, {"shapes": [{"line": {"color": "grey", "dash": "dash", "width": 1}, "type": "line", "x0": 14, "x1": 14, "y0": 0, "y1": 9.9}, {"line": {"color": "grey", "dash": "dash", "width": 1}, "type": "line", "x0": 0, "x1": 16.5, "y0": 0, "y1": 0}]}], "label": "2021", "method": "update"}, {"args": [{"showlegend": [false, false, false, false, false, false, false, false, false, false, false, false, false, false, false, false, false, false, false, false, false, false, false, false, false, true, true, true, true, true], "visible": [false, false, false, false, false, false, false, false, false, false, false, false, false, false, false, false, false, false, false, false, false, false, false, false, false, true, true, true, true, true]}, {"shapes": [{"line": {"color": "grey", "dash": "dash", "width": 1}, "type": "line", "x0": 14, "x1": 14, "y0": 0, "y1": 9.9}, {"line": {"color": "grey", "dash": "dash", "width": 1}, "type": "line", "x0": 0, "x1": 16.5, "y0": 1, "y1": 1}]}], "label": "2020", "method": "update"}], "direction": "down", "pad": {"r": 10, "t": 10}, "showactive": true, "x": 0.01, "xanchor": "left", "y": 1.1, "yanchor": "top"}], "xaxis": {"range": [0, 16.5], "title": {"text": "연간 연차 사용일수 (일)"}}, "yaxis": {"range": [0, 9.9], "title": {"text": "연간 병가 사용일수 (일)"}}}}
